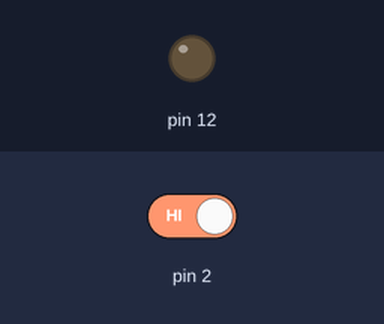
Recording of a sketch running on a simulated Arduino Uno, built with avr-gcc and run on an emulated ATmega328P. On the bench: output pins drawn as LEDs (lit = HIGH). Inputs (shaded band) come from the test bench; at power-on: pin 2 HIGH.

Above: at 1.2 s.
1.3 s: pin 2 driven LOW
At 1.6 s:
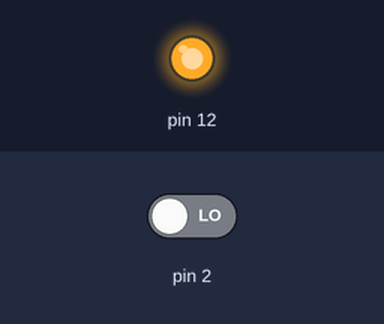
2.8 s: pin 2 driven HIGH
At 3.9 s:
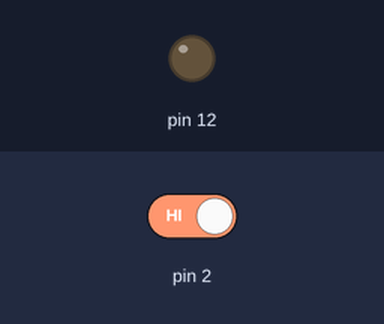
Timing chart, 0 to 5.8 s (numbered marks = the images above; inputs shaded):
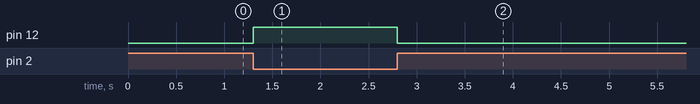

The sketch:

boton.ino
```cpp
void setup() {
  // put your setup code here, to run once:
  pinMode(12,OUTPUT);
  pinMode(2,INPUT);
}

void loop() {
  // put your main code here, to run repeatedly:
 int estado = digitalRead(2);
  if(estado==LOW){
    digitalWrite(12,HIGH);
  }
  else{
    digitalWrite(12,LOW);
  }
}
```

Measured:
- after the input at 1.3 s, pin 12: LOW → HIGH at once
- after the input at 2.8 s, pin 12: HIGH → LOW at once
